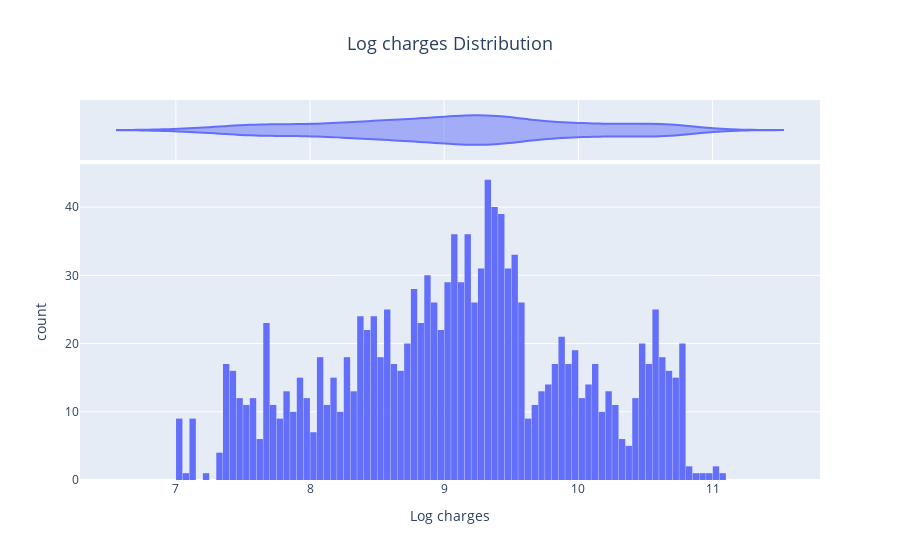

Notebook source saved alongside this figure:
### Markdown cell above
Let's try to straighten the curve so that it looks more like a Gaussian distribution.


Let's compute the logarithmes of the charges and plot its distribution

### Code cell
df_temp = df.copy()
df_temp['charges_log'] = np.log(df_temp['charges'])

fig = px.histogram(df_temp, x='charges_log', marginal="violin",
                   title='Log charges Distribution',
                   labels={'charges_log': 'Log charges'},
                   nbins= 100)

fig.update_layout(title_text='Log charges Distribution', title_x=0.5,
                  title_font=dict(size=18),
                  bargap=0.05)
# Show plot
fig.show()

### Figure 1 — Plotly figure (JSON) as saved in the notebook; plotly's stock layout.template omitted (floating-point values rounded to 4 significant figures; data arrays with more than 128 entries replaced by an {"elided": "..."} marker saying what was removed)
{"data": [{"alignmentgroup": "True", "bingroup": "x", "hovertemplate": "Log charges=%{x}<br>count=%{y}<extra></extra>", "legendgroup": "", "marker": {"color": "#636efa", "pattern": {"shape": ""}}, "name": "", "nbinsx": 100, "offsetgroup": "", "orientation": "v", "showlegend": false, "type": "histogram", "x": {"elided": "1338 float values"}, "xaxis": "x", "yaxis": "y"}, {"alignmentgroup": "True", "hovertemplate": "Log charges=%{x}<extra></extra>", "legendgroup": "", "marker": {"color": "#636efa"}, "name": "", "offsetgroup": "", "scalegroup": "x", "showlegend": false, "type": "violin", "x": {"elided": "1338 float values"}, "xaxis": "x2", "yaxis": "y2"}], "layout": {"bargap": 0.05, "barmode": "relative", "legend": {"tracegroupgap": 0}, "title": {"font": {"size": 18}, "text": "Log charges Distribution", "x": 0.5}, "xaxis": {"anchor": "y", "domain": [0, 1], "title": {"text": "Log charges"}}, "xaxis2": {"anchor": "y2", "domain": [0, 1], "matches": "x", "showgrid": true, "showticklabels": false}, "yaxis": {"anchor": "x", "domain": [0, 0.8316], "title": {"text": "count"}}, "yaxis2": {"anchor": "x2", "domain": [0.8416, 1], "matches": "y2", "showgrid": false, "showline": false, "showticklabels": false, "ticks": ""}}}
